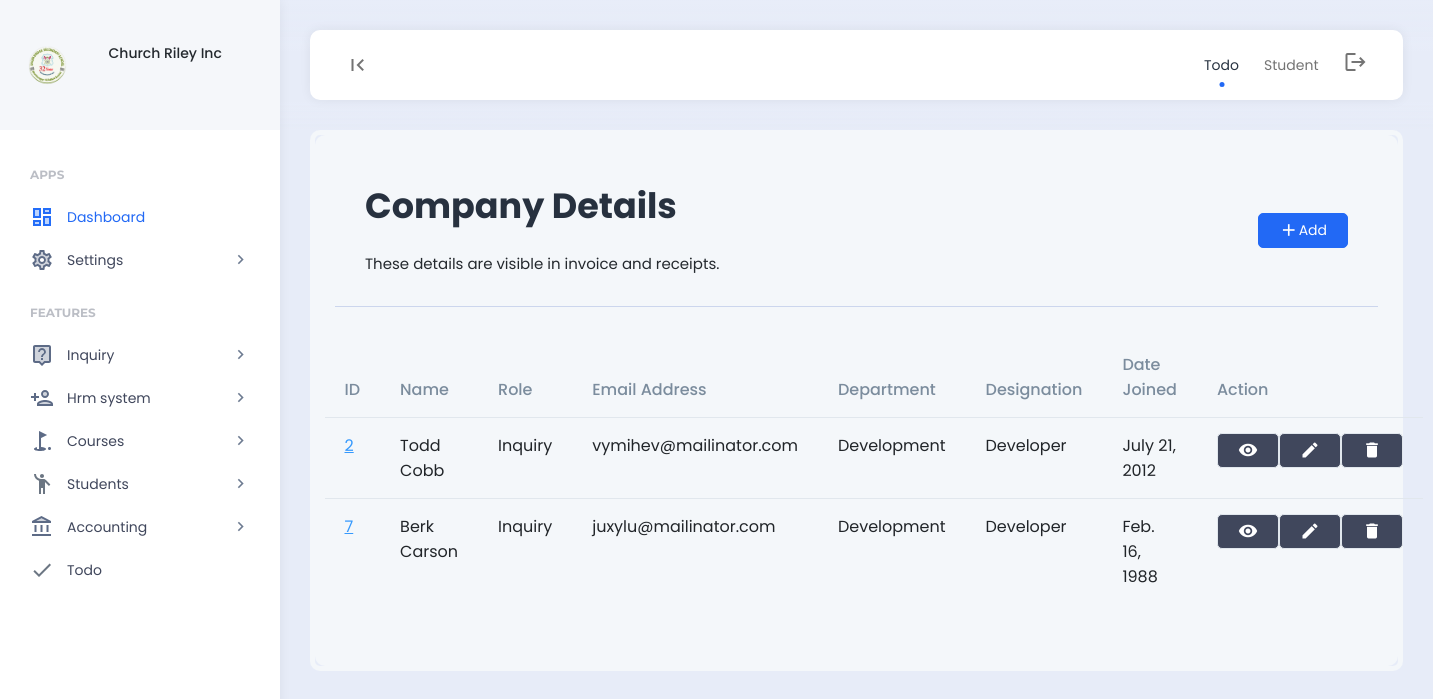
Screenshot of /employees/ (signed in) with the database file from the repository.
### features/models.py (models this page shows, shortened)
class Company(models.Model):
    company_name = models.CharField(max_length=255)
    company_address = models.CharField(max_length=255)
    company_email = models.CharField(max_length=255)
    company_contact_number = models.CharField(max_length=255)
    company_logo = models.ImageField(upload_to='company_images/')
    payment_terms = models.TextField()
    created = models.DateField(auto_now_add=True)
    class Meta:
        verbose_name_plural = "03. Company Setup"

### hrm/models.py (models this page shows, shortened)
class Employee(models.Model):
    department = models.ForeignKey(Department, on_delete=models.SET_NULL,null=True)
    designation = models.ForeignKey(Designation, on_delete=models.SET_NULL,null=True)
    user = models.OneToOneField(User, on_delete=models.CASCADE)
    permission = models.ForeignKey(Permission,on_delete=models.SET_NULL,null=True, blank=True)
    code = models.CharField(max_length=100,null=True, blank=True)
    email = models.CharField(max_length=200,null=True, blank=True)
    contact = models.CharField(max_length=200,null=True, blank=True)
    address = models.CharField(max_length=200,null=True, blank=True)
    emp_salary = models.CharField(max_length=200,null=True, blank=True)
    emp_password = models.CharField(max_length=200,null=True, blank=True)
    date_joined = models.DateTimeField(null=True, blank=True)
    date_modified = models.DateTimeField(auto_now=True)
    created = models.DateTimeField(auto_now_add=True)
    class Meta:
        verbose_name_plural = "01. Employees"

class Department(models.Model):
    department = models.CharField(max_length=255)
    def __str__(self):
        return self.department
    class Meta:
        verbose_name_plural = "05. Department"

class Designation(models.Model):
    department = models.ForeignKey(Department, on_delete=models.CASCADE)
    designation = models.CharField(max_length=255)
    def __str__(self):
        return self.designation
    class Meta:
        verbose_name_plural = "05. Designation"

### account/models.py (models this page shows, shortened)
class Permission(models.Model):
    role = models.OneToOneField(Role, on_delete=models.CASCADE)
    create_finance = models.BooleanField(default=0)
    read_finance = models.BooleanField(default=0)
    update_finance = models.BooleanField(default=0)
    delete_finance = models.BooleanField(default=0)
    manage_finance = models.BooleanField(default=0)
    manage_company = models.BooleanField(default=0)
    create_account = models.BooleanField(default=0)
    read_account = models.BooleanField(default=0)
    update_account = models.BooleanField(default=0)
    delete_account = models.BooleanField(default=0)
    manage_account = models.BooleanField(default=0)
    create_leads = models.BooleanField(default=0)
    read_leads = models.BooleanField(default=0)
    update_leads = models.BooleanField(default=0)
    delete_leads = models.BooleanField(default=0)
    manage_leads = models.BooleanField(default=0)
    manage_leads = models.BooleanField(default=0)
    create_hrm = models.BooleanField(default=0)
    read_hrm = models.BooleanField(default=0)
    update_hrm = models.BooleanField(default=0)
    delete_hrm = models.BooleanField(default=0)
    manage_hrm = models.BooleanField(default=0)
    create_course = models.BooleanField(default=0)
    read_course = models.BooleanField(default=0)
    update_course = models.BooleanField(default=0)
    delete_course = models.BooleanField(default=0)
    manage_course = models.BooleanField(default=0)
    create_student = models.BooleanField(default=0)
    read_student = models.BooleanField(default=0)
    update_student = models.BooleanField(default=0)
    delete_student = models.BooleanField(default=0)
    manage_student = models.BooleanField(default=0)
    create_inquiry = models.BooleanField(default=0)
    read_inquiry = models.BooleanField(default=0)
    update_inquiry = models.BooleanField(default=0)
    delete_inquiry = models.BooleanField(default=0)
    manage_inquiry = models.BooleanField(default=0)
    def __str__(self):
        return self.role.role
    class Meta:
        verbose_name_plural = "02. Permissions"

class Role(models.Model):
    role = models.CharField(max_length=255)
    class Meta:
        verbose_name_plural = "01. Role"

### hrm/views.py (the view)
# urls.py: path("employees/", views.employees, name="employees"),
def employees(request):
    if 'read_hrm' in custom_data_views(request):
        employees = Employee.objects.all()
        context = {
            'employees':employees,
        }
        return render (request,'hrm/employees.html',context)
    else:
        messages.info(request, "Unauthorized access.")
        return redirect('home')

### templates/hrm/employees.html (shortened to what this page needs)
{% include 'header.html' %}
<div class="app-content">
    <div class="content-wrapper">
        <div class="example-container">
            <div class="example-content bg-light">
                <div class="page-description d-flex align-items-center">
                    <div class="page-description-content flex-grow-1">
                        <h1>Company Details</h1>
                        <span>These details are visible in invoice and receipts.</span>
                    </div>
                    <div class="page-description-actions">
                        <a href="{% url 'add_employee' %}" class="btn btn-primary"><i class="material-icons">add</i>Add</a>
                    </div>
                </div>
				<div class="row">
					<table id="datable_1" class="table nowrap w-100 mb-5">
						<thead>
							<tr>
								<th>ID</th>
								<th>Name</th>
								<th>Role</th>
								<th>Email Address</th>
								<th>Department</th>
								<th>Designation</th>
								<th>Date Joined</th>
								<th>Action</th>
							</tr>
						</thead>
						<tbody>
							{% for employees in employees %}
							<tr>
								<td><a href="#" class="table-link-text link-high-em">{{employees.id}}</a></td>
								<td>{{employees.user.first_name}} {{employees.user.last_name}}</td>
								<td>{{employees.permission}}</td>
								<td>{{employees.email}}</td>
								<td>{{employees.department}}</td>
								<td>{{employees.designation}}</td>
								<td>{{employees.date_joined.date}}</td>
								<td>
									<div class="d-flex align-items-center">
										<div class="d-flex">
											{% if 'read_hrm' in permissions %}
											<a href="{% url 'view_employee' id=employees.id %}" class="btn btn-dark"><i class="material-icons">visibility</i></a>
											{% endif %}
											{% if 'update_hrm' in permissions %}
											<a href="{% url 'edit_employee' id=employees.id %}" class="btn btn-dark"><i class="material-icons">edit</i></a>
											{% endif %}
											{% if 'delete_hrm' in permissions %}
											<a href="" class="btn btn-dark" data-bs-toggle="modal" data-bs-target="#exampleModalCenter{{employees.id}}"><i class="material-icons">delete</i></a>
											{% endif %}
										</div>
									</div>
								</td>
							</tr>
							{% endfor %}
						</tbody>
					</table>
				</div>
            </div>
        </div>
    </div>
</div>
{% include 'footer.html' %}

### templates/header.html (shortened to what this page needs)
{% load static %}
<body>
    {% include 'nav_links.html' %}
    <div class="app align-content-stretch d-flex flex-wrap">
        <div class="app-sidebar">
            <div class="logo d-flex align-items-center">
                <div class="row">
                    <div class="col-2">
                        <img src="{{company.company_logo.url}}" height="40">
                    </div>
                    <div class="col-2"></div>
                    <div class="col-8">
                        <div class="sidebar-user-switcher user-activity-online">
                            <h6>{{company.company_name}}</h6>
                        </div>
                    </div>
                </div>
            </div>
            <div class="app-menu">
                <ul class="accordion-menu">
                    <li class="sidebar-title">
                        Apps
                    </li>
                    <li class="active-page">
                        <a href="{% url 'home' %}" class="active"><i class="material-icons-two-tone">dashboard</i>Dashboard</a>
                    </li>
                    <li>
                        <a href=""><i class="material-icons-two-tone">settings</i>Settings<i class="material-icons has-sub-menu">keyboard_arrow_right</i></a>
                    </li>
                    <li class="sidebar-title">
                        Features
                    </li>
                    <li>
                        <a href=""><i class="material-icons-two-tone">live_help</i>Inquiry<i class="material-icons has-sub-menu">keyboard_arrow_right</i></a>
                    </li>
                    <li>
                        <a href=""><i class="material-icons-two-tone">person_add</i>Hrm system<i class="material-icons has-sub-menu">keyboard_arrow_right</i></a>
                    </li>
                    <li>
                        {% if 'read_course' in permissions %}
                        <a href=""><i class="material-icons-two-tone">golf_course</i>Courses<i class="material-icons has-sub-menu">keyboard_arrow_right</i></a>
                        {% endif %}
                    </li>
                    <li>
                        {% if 'read_student' in permissions %}
                        <a href="#"><i class="material-icons-two-tone">emoji_people</i>Students<i class="material-icons has-sub-menu">keyboard_arrow_right</i></a>
                        {% endif %}
                    </li>
                    <li>
                        {% if 'read_finance' in permissions %}
                        <a href="#"><i class="material-icons-two-tone">account_balance</i>Accounting<i class="material-icons has-sub-menu">keyboard_arrow_right</i></a>
                        {% endif %}
                    </li>
                    <li>
                        <a href="{% url 'todo' %}"><i class="material-icons-two-tone">done</i>Todo</a>
                    </li>
                </ul>
            </div>
        </div>
        <div class="app-container">
            <div class="app-header">
                <nav class="navbar navbar-light navbar-expand">
                    <div class="container-fluid">
                        <div class="navbar-nav" id="navbarNav">
                            <ul class="navbar-nav">
                                <li class="nav-item">
                                    <a class="nav-link hide-sidebar-toggle-button" href="#"><i class="material-icons">first_page</i></a>
                                </li>
                            </ul>
                        </div>
                        <div class="d-flex">
                            <ul class="navbar-nav">
                                <li class="nav-item hidden-on-mobile">
                                    <a class="nav-link active" href="{% url 'todo' %}">Todo</a>
                                </li>
                                <li class="nav-item hidden-on-mobile">
                                    <a class="nav-link" href="{% url 'student' %}">Student</a>
                                </li>
                                <li class="nav-item">
                                    <a class="nav-link" href="{% url 'logout' %}"><i class="material-icons">logout</i></a>
                                </li>
                            </ul>
                        </div>
                    </div>
                </nav>
            </div>

### rows the page displays
Company: company_logo (picture), company_name "Church Riley Inc"
Employee: id "2", user.first_name "Todd", user.last_name "Cobb", permission "Inquiry", email "vymihev@mailinator.com", department "Development", designation "Developer", date_joined "July 21, 2012"
Employee: id "7", user.first_name "Berk", user.last_name "Carson", permission "Inquiry", email "juxylu@mailinator.com", department "Development", designation "Developer", date_joined "Feb. 16, 1988"
